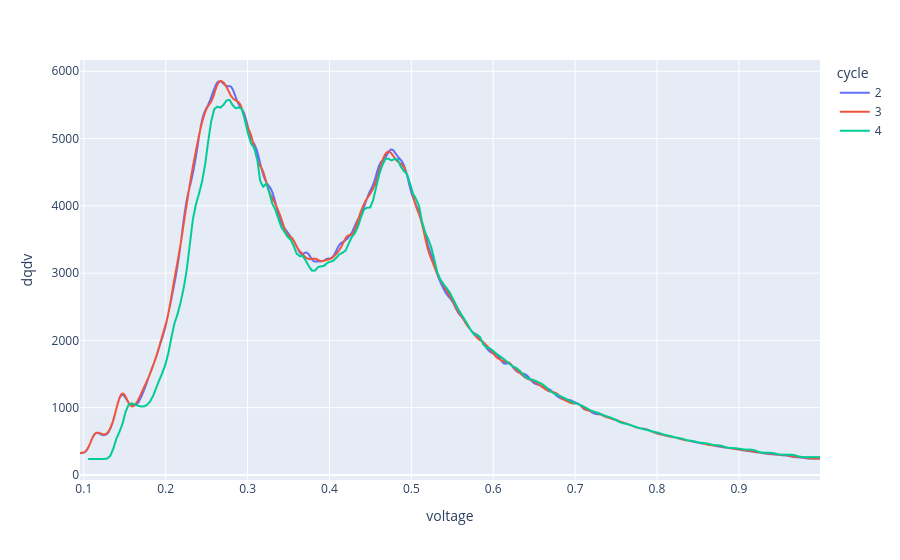

The code cell stored with this chart in its notebook:
### Code cell
px.line(charge_ica, x="voltage", y="dqdv", color="cycle")

### Figure 1 — Plotly figure (JSON) as saved in the notebook; plotly's stock layout.template omitted (floating-point values rounded to 4 significant figures; data arrays with more than 128 entries replaced by an {"elided": "..."} marker saying what was removed)
{"data": [{"hovertemplate": "cycle=2<br>voltage=%{x}<br>dqdv=%{y}<extra></extra>", "legendgroup": "2", "line": {"color": "#636efa", "dash": "solid"}, "marker": {"symbol": "circle"}, "mode": "lines", "name": "2", "showlegend": true, "type": "scattergl", "x": {"elided": "412 float values"}, "xaxis": "x", "y": {"elided": "412 float values"}, "yaxis": "y"}, {"hovertemplate": "cycle=3<br>voltage=%{x}<br>dqdv=%{y}<extra></extra>", "legendgroup": "3", "line": {"color": "#EF553B", "dash": "solid"}, "marker": {"symbol": "circle"}, "mode": "lines", "name": "3", "showlegend": true, "type": "scattergl", "x": {"elided": "412 float values"}, "xaxis": "x", "y": {"elided": "412 float values"}, "yaxis": "y"}, {"hovertemplate": "cycle=4<br>voltage=%{x}<br>dqdv=%{y}<extra></extra>", "legendgroup": "4", "line": {"color": "#00cc96", "dash": "solid"}, "marker": {"symbol": "circle"}, "mode": "lines", "name": "4", "showlegend": true, "type": "scattergl", "x": {"elided": "240 float values"}, "xaxis": "x", "y": {"elided": "240 float values"}, "yaxis": "y"}], "layout": {"legend": {"title": {"text": "cycle"}, "tracegroupgap": 0}, "margin": {"t": 60}, "xaxis": {"anchor": "y", "domain": [0, 1], "title": {"text": "voltage"}}, "yaxis": {"anchor": "x", "domain": [0, 1], "title": {"text": "dqdv"}}}}
